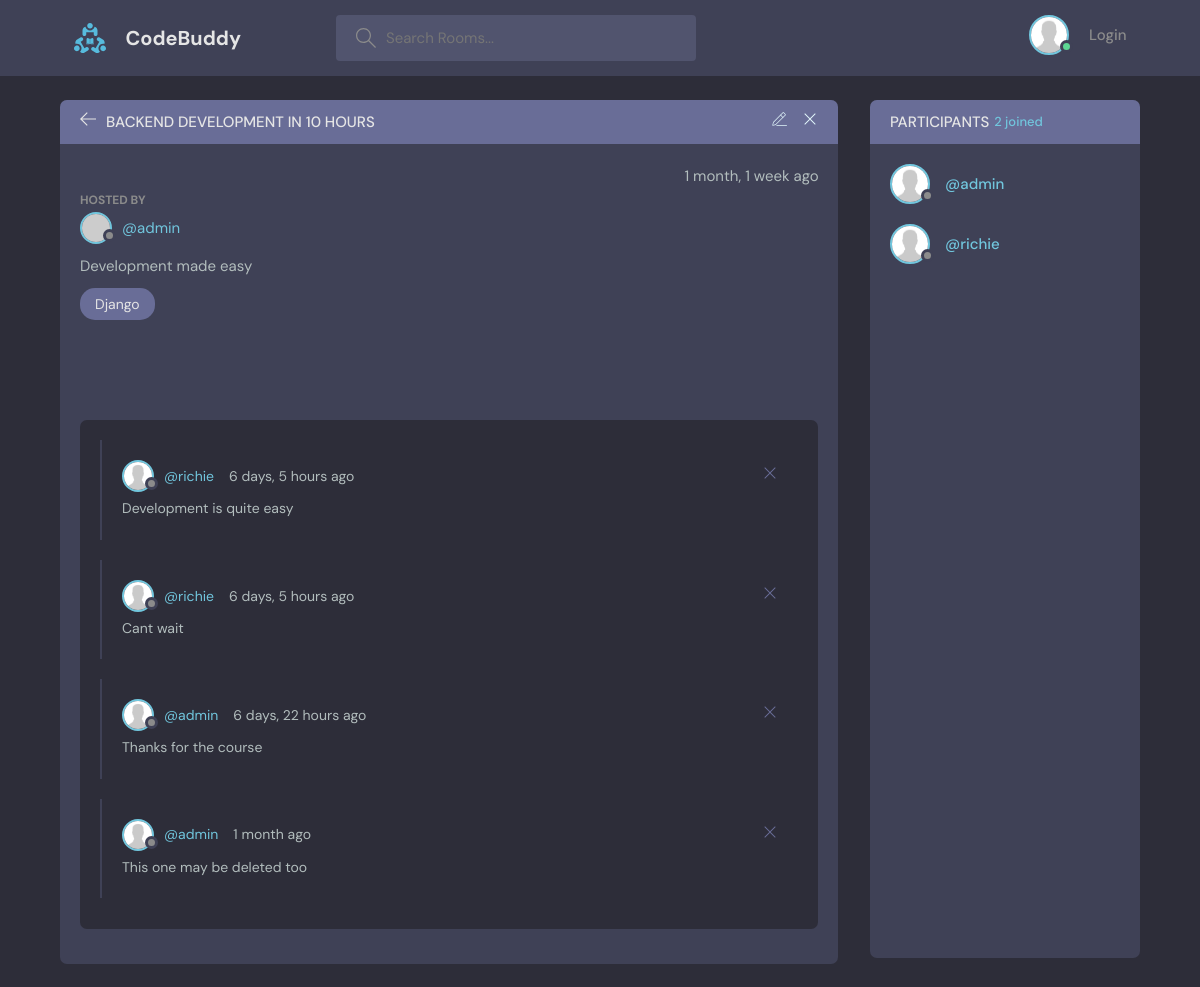
/room/5/, run on the app's committed database.
### base/models.py (models this page shows, shortened)
class Room(models.Model):
    host = models.ForeignKey(User, on_delete=models.SET_NULL, null=True)
    topic = models.ForeignKey(Topic, on_delete=models.SET_NULL, null=True)
    name = models.CharField(max_length=200)
    description = models.TextField(null=True, blank=True)
    participants = models.ManyToManyField(User, related_name='participants', blank=True)
    updated = models.DateTimeField(auto_now=True)
    created = models.DateTimeField(auto_now_add=True)
    class Meta:
        ordering = ['-created', '-updated']

class Topic(models.Model):
    name = models.CharField(max_length=200)
    def __str__(self):
        return self.name

class Message(models.Model):
    user = models.ForeignKey(User, on_delete=models.CASCADE)
    room = models.ForeignKey(Room, on_delete=models.CASCADE)
    topic = models.ForeignKey(Topic, on_delete=models.CASCADE, null=True)
    body = models.TextField()
    updated = models.DateTimeField(auto_now=True)
    created = models.DateTimeField(auto_now_add=True)
    class Meta:
        ordering = ['-created', '-updated']

### base/views.py (the view, shortened to what this page needs)
# urls.py: path('room/<str:pk>/', views.room, name = "room"),
def room(request, pk):
    room = Room.objects.get(id = pk)
    room_messages = room.message_set.all().order_by('-created')
    participants = room.participants.all()
    context = {'room': room, 'room_messages': room_messages, 'participants': participants }
    return render(request, "base/room.html", context)

### base/templates/base/room.html (shortened to what this page needs)
{% extends 'main.html' %} {% block content %} {% load static %}
<main class="profile-page layout layout--2">
  <div class="container">
    <div class="room">
      <div class="room__top">
        <div class="room__topLeft">
          <a href="{% url 'home' %}">
            <svg
              version="1.1"
              xmlns="http://www.w3.org/2000/svg"
              width="32"
              height="32"
              viewBox="0 0 32 32"
            >
              <title>arrow-left</title>
              <path
                d="M13.723 2.286l-13.723 13.714 13.719 13.714 1.616-1.611-10.96-10.96h27.625v-2.286h-27.625l10.965-10.965-1.616-1.607z"
              ></path>
            </svg>
          </a>
          <h3>{{ room.name }}</h3>
        </div>
        <div class="room__topRight">
          <a href="{% url 'update-room' room.id %}">
          </a>
          <a href="{% url 'delete-room' room.id %}">
            <svg
              version="1.1"
              xmlns="http://www.w3.org/2000/svg"
              width="32"
              height="32"
              viewBox="0 0 32 32"
            >
              <title>remove</title>
              <path
                d="M27.314 6.019l-1.333-1.333-9.98 9.981-9.981-9.981-1.333 1.333 9.981 9.981-9.981 9.98 1.333 1.333 9.981-9.98 9.98 9.98 1.333-1.333-9.98-9.98 9.98-9.981z"
              ></path>
            </svg>
          </a>
        </div>
      </div>
      <div class="room__box scroll">
        <div class="room__header scroll">
          <div class="room__info">
            <span>{{ room.created|timesince }} ago</span>
          </div>
          <div class="room__hosted">
            <p>Hosted By</p>
            <a
              href="{% url 'user-profile' room.host.id %}"
              class="room__author"
            >
              <div class="avatar avatar--small">
                <img src="https://randomuser.me/api/portraits/men/37.jpg" />
              </div>
              <span>@{{ room.host.username }}</span>
            </a>
          </div>
          {% if room.description %}
          <div class="room__details">{{ room.description }}</div>
          {% else %}
          <div class="room__details">Room not described</div>
          {% endif %}
          <span class="room__topics">{{ room.topic }}</span>
        </div>
        <div class="room__conversation">
          <div class="threads scroll">
            {% for message in room_messages %}
            <div class="thread">
              <div class="thread__top">
                <div class="thread__author">
                  <a
                    href="{% url 'user-profile' message.user.id %}"
                    class="thread__authorInfo"
                  >
                    <div class="avatar avatar--small">
                      <img src="{% static 'images/pp.jpg' %}" />
                    </div>
                    <span>@{{ message.user.username }} </span>
                  </a>
                  <span class="thread__date">
                    {{ message.created|timesince }} ago
                  </span>
                </div>
                <div class="thread__delete">
                  <svg
                    version="1.1"
                    xmlns="http://www.w3.org/2000/svg"
                    width="32"
                    height="32"
                    viewBox="0 0 32 32"
                  >
                    <title>remove</title>
                    <path
                      d="M27.314 6.019l-1.333-1.333-9.98 9.981-9.981-9.981-1.333 1.333 9.981 9.981-9.981 9.98 1.333 1.333 9.981-9.98 9.98 9.98 1.333-1.333-9.98-9.98 9.98-9.981z"
                    ></path>
                  </svg>
                </div>
              </div>
              <div class="thread__details">{{ message.body }}</div>
            </div>
            {% endfor %}
          </div>
        </div>
      </div>
    </div>
    <div class="participants">
      <h3 class="participants__top">
        Participants <span> {{ room.participants.count }} joined </span>
      </h3>
      <div class="participants__list scroll">
        {% for participant in participants %}
        <a href="{% url 'user-profile' room.host.id %}" class="participant">
          <div class="avatar avatar--medium">
            <img src="{% static 'images/pp.jpg' %}" />
          </div>
          <p>
            <span>@{{ participant.username }}</span>
          </p>
        </a>
        {% endfor %}
      </div>
    </div>
  </div>
</main>
{% endblock %}

### data on the page
Room: name "BACKEND DEVELOPMENT IN 10 HOURS", created "1 month, 1 week", host.username "admin", description "Development made easy", topic "Django", participants.count "2"
Message: user.username "richie", created "6 days, 5 hours", body "Development is quite easy"
Message: user.username "richie", created "6 days, 5 hours", body "Cant wait"
Message: user.username "admin", created "6 days, 22 hours", body "Thanks for the course"
Message: user.username "admin", created "1 month", body "This one may be deleted too"

### other printed values
{{ participant.username }} "admin"
{{ participant.username }} "richie"
